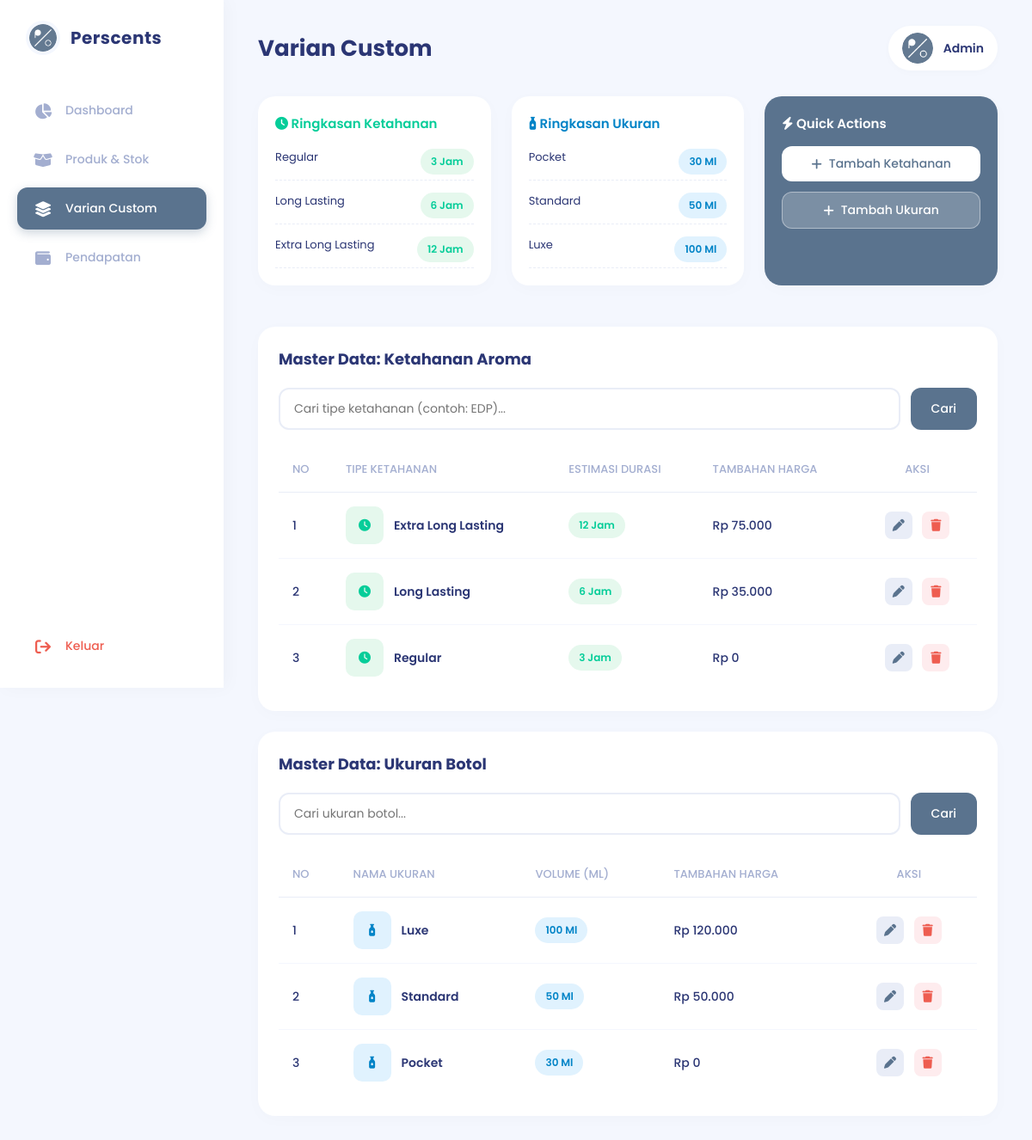
The app's page /admin/variant_management.php with its own data.
### tables this page shows
CREATE TABLE IF NOT EXISTS `mst_ketahanan` (
  `id` int(11) NOT NULL AUTO_INCREMENT,
  `nama` varchar(50) NOT NULL,
  `durasi` varchar(20) DEFAULT NULL,
  `deskripsi` varchar(255) DEFAULT NULL,
  `tambahan_harga` int(11) DEFAULT '0',
  PRIMARY KEY (`id`)
);

CREATE TABLE IF NOT EXISTS `mst_ukuran` (
  `id` int(11) NOT NULL AUTO_INCREMENT,
  `nama` varchar(50) NOT NULL,
  `ml` int(11) NOT NULL,
  `deskripsi` varchar(50) NOT NULL DEFAULT '',
  `tambahan_harga` int(11) DEFAULT '0',
  PRIMARY KEY (`id`)
);

### config/koneksi.php (called while the page is built, shortened)
<?php
$base_url = "http://localhost/perscents";
?>

### admin/variant_management.php (the view, shortened to what this page needs)
<?php
require_once '../config/koneksi.php';
$search_ketahanan = isset($_GET['cari_ketahanan']) ? mysqli_real_escape_string($conn, $_GET['cari_ketahanan']) : '';
$where_ketahanan = "WHERE 1=1";
$limit_ketahanan = 5;
$halaman_ketahanan = isset($_GET['halaman_ketahanan']) ? (int)$_GET['halaman_ketahanan'] : 1;
$offset_ketahanan = ($halaman_ketahanan - 1) * $limit_ketahanan;
$queryKetahanan = mysqli_query($conn, "SELECT * FROM mst_ketahanan $where_ketahanan ORDER BY id DESC LIMIT $limit_ketahanan OFFSET $offset_ketahanan");
$search_ukuran = isset($_GET['cari_ukuran']) ? mysqli_real_escape_string($conn, $_GET['cari_ukuran']) : '';
$where_ukuran = "WHERE 1=1";
$limit_ukuran = 5;
$halaman_ukuran = isset($_GET['halaman_ukuran']) ? (int)$_GET['halaman_ukuran'] : 1;
$offset_ukuran = ($halaman_ukuran - 1) * $limit_ukuran;
$queryUkuran = mysqli_query($conn, "SELECT * FROM mst_ukuran $where_ukuran ORDER BY id DESC LIMIT $limit_ukuran OFFSET $offset_ukuran");
$querySemuaKetahanan = mysqli_query($conn, "SELECT nama, durasi FROM mst_ketahanan ORDER BY id ASC LIMIT 5");
$querySemuaUkuran = mysqli_query($conn, "SELECT nama, ml FROM mst_ukuran ORDER BY ml ASC LIMIT 5");
?>
<!DOCTYPE html>
<html lang="id">
<head>
    <link rel="stylesheet" href="https://cdnjs.cloudflare.com/ajax/libs/font-awesome/6.4.0/css/all.min.css">
</head>
<body>
    <aside class="sidebar">
        <div class="sidebar-logo">
            <img src="<?= $base_url; ?>/assets/Logo_Perscents.png" alt="Logo">
            <h2>Perscents</h2>
        </div>
        <ul class="sidebar-menu">
            <li><a href="index.php" class="<?= (basename($_SERVER['PHP_SELF']) == 'index.php') ? 'active' : ''; ?>"><i class="fa-solid fa-chart-pie"></i> Dashboard</a></li>
            <li><a href="produk.php" class="<?= (basename($_SERVER['PHP_SELF']) == 'produk.php') ? 'active' : ''; ?>"><i class="fa-solid fa-box-open"></i> Produk & Stok</a></li>
            <li><a href="variant_management.php" class="<?= (strpos(basename($_SERVER['PHP_SELF']), 'variant') !== false || strpos(basename($_SERVER['PHP_SELF']), 'ukuran') !== false || strpos(basename($_SERVER['PHP_SELF']), 'ketahanan') !== false) ? 'active' : ''; ?>"><i class="fa-solid fa-layer-group"></i> Varian Custom</a></li>
            <li><a href="pendapatan.php" class="<?= (basename($_SERVER['PHP_SELF']) == 'pendapatan.php' || basename($_SERVER['PHP_SELF']) == 'detail_pesanan.php') ? 'active' : ''; ?>"><i class="fa-solid fa-wallet"></i> Pendapatan</a></li>
            <li style="margin-top: auto;"><a href="logout_admin.php" style="color: #EE5D50;"><i class="fa-solid fa-arrow-right-from-bracket"></i> Keluar</a></li>
        </ul>
    </aside>
    <main class="main-wrapper">
        <header class="topbar">
            <h1 class="page-title">Varian Custom</h1>
            <div class="topbar-right">
                <div class="admin-profile">
                    <img src="<?= $base_url; ?>/assets/Logo_Perscents.png" alt="Admin">
                    <span>Admin</span>
                </div>
            </div>
        </header>
        <div class="grid-3">
            <div class="card" style="padding: 20px;">
                <h3 style="color:#05CD99; font-weight:600;"><i class="fa-solid fa-clock"></i> Ringkasan Ketahanan</h3>
                <div style="display:flex; flex-direction:column; gap:8px;">
                    <?php if(mysqli_num_rows($querySemuaKetahanan) > 0) {
                        while($kat = mysqli_fetch_assoc($querySemuaKetahanan)) { ?>
                        <div style="display:flex; justify-content:space-between; font-size:13px; padding: 6px 0; border-bottom:1px dashed #E9EDF7;">
                            <span style="color:#2B3674;"><?= htmlspecialchars($kat['nama']); ?></span>
                            <span class="badge badge-success"><?= htmlspecialchars($kat['durasi']); ?></span>
                        </div>
                    <?php } } else { echo "<div class='badge badge-warning'>Belum ada data</div>"; } ?>
                </div>
            </div>
            <div class="card" style="padding: 20px;">
                <h3 style="color:#0284C7; font-weight:600;"><i class="fa-solid fa-bottle-droplet"></i> Ringkasan Ukuran</h3>
                <div style="display:flex; flex-direction:column; gap:8px;">
                    <?php if(mysqli_num_rows($querySemuaUkuran) > 0) {
                        while($uk = mysqli_fetch_assoc($querySemuaUkuran)) { ?>
                        <div style="display:flex; justify-content:space-between; font-size:13px; padding: 6px 0; border-bottom:1px dashed #E9EDF7;">
                            <span style="color:#2B3674;"><?= htmlspecialchars($uk['nama']); ?></span>
                            <span class="badge badge-blue"><?= $uk['ml']; ?> ml</span>
                        </div>
                    <?php } } else { echo "<div class='badge badge-warning'>Belum ada data</div>"; } ?>
                </div>
            </div>
            <div class="card" style="padding: 20px; background: #5A738E; color: white;">
                <h3 style="color:white; font-weight:600;"><i class="fa-solid fa-bolt"></i> Quick Actions</h3>
                <div style="display:flex; flex-direction:column; gap:12px; margin-top: 15px;">
                    <a href="tambah_ketahanan.php" class="btn-primary" style="background:white; color:#5A738E;"><i class="fa-solid fa-plus"></i> Tambah Ketahanan</a>
                    <a href="tambah_ukuran.php" class="btn-primary" style="background:rgba(255,255,255,0.2); color:white; border: 1px solid rgba(255,255,255,0.4);"><i class="fa-solid fa-plus"></i> Tambah Ukuran</a>
                </div>
            </div>
        </div>
        <section class="card">
            <h2>Master Data: Ketahanan Aroma</h2>
            <form method="GET" action="variant_management.php">
                <div class="toolbar">
                    <div style="display:flex; flex-grow: 1; gap:12px;">
                        <input type="text" name="cari_ketahanan" class="search-input" placeholder="Cari tipe ketahanan (contoh: EDP)..." value="<?= htmlspecialchars($search_ketahanan); ?>" style="flex-grow:1; width:auto;">
                        <button type="submit" class="btn-primary" style="padding: 0 24px;">Cari</button>
                    </div>
                </div>
            </form>
            <div class="table-responsive">
                <table class="data-table">
                    <thead>
                        <tr>
                            <th>No</th>
                            <th>Tipe Ketahanan</th>
                            <th>Estimasi Durasi</th>
                            <th>Tambahan Harga</th>
                            <th style="text-align: center;">Aksi</th>
                        </tr>
                    </thead>
                    <tbody>
                        <?php
                        $no_ket = $offset_ketahanan + 1;
                        if(mysqli_num_rows($queryKetahanan) > 0) {
                            while($ketahanan = mysqli_fetch_assoc($queryKetahanan)) {
                        ?>
                        <tr>
                            <td><?= $no_ket++; ?></td>
                            <td>
                                <div class="prod-info">
                                    <div class="prod-thumb" style="display:flex; align-items:center; justify-content:center; background:#E5F8ED; color:#05CD99;"><i class="fa-solid fa-clock"></i></div>
                                    <span style="font-weight: 600;"><?= htmlspecialchars($ketahanan['nama']); ?></span>
                                </div>
                            </td>
                            <td><span class="badge badge-success"><?= htmlspecialchars($ketahanan['durasi']); ?></span></td>
                            <td>Rp <?= number_format($ketahanan['tambahan_harga'], 0, ',', '.'); ?></td>
                            <td style="text-align: center;">
                                <a href="edit_ketahanan.php?id=<?= $ketahanan['id']; ?>" class="btn-icon btn-edit"><i class="fa-solid fa-pen"></i></a>
                                <a href="hapus_ketahanan.php?id=<?= $ketahanan['id']; ?>" class="btn-icon btn-hapus" onclick="return confirm('Hapus ketahanan ini?');"><i class="fa-solid fa-trash"></i></a>
                            </td>
                        </tr>
                        <?php } } else { echo "<tr><td colspan='5' style='text-align:center; padding: 30px;'>Data ketahanan tidak ditemukan</td></tr>"; } ?>
                    </tbody>
                </table>
            </div>
        </section>
        <section class="card">
            <h2>Master Data: Ukuran Botol</h2>
            <form method="GET" action="variant_management.php">
                <div class="toolbar">
                    <div style="display:flex; flex-grow: 1; gap:12px;">
                        <input type="text" name="cari_ukuran" class="search-input" placeholder="Cari ukuran botol..." value="<?= htmlspecialchars($search_ukuran); ?>" style="flex-grow:1; width:auto;">
                        <button type="submit" class="btn-primary" style="padding: 0 24px;">Cari</button>
                    </div>
                </div>
            </form>
            <div class="table-responsive">
                <table class="data-table">
                    <thead>
                        <tr>
                            <th>No</th>
                            <th>Nama Ukuran</th>
                            <th>Volume (ml)</th>
                            <th>Tambahan Harga</th>
                            <th style="text-align: center;">Aksi</th>
                        </tr>
                    </thead>
                    <tbody>
                        <?php
                        $no_ukuran = $offset_ukuran + 1;
                        if(mysqli_num_rows($queryUkuran) > 0) {
                            while($ukuran = mysqli_fetch_assoc($queryUkuran)) {
                        ?>
                        <tr>
                            <td><?= $no_ukuran++; ?></td>
                            <td>
                                <div class="prod-info">
                                    <div class="prod-thumb" style="display:flex; align-items:center; justify-content:center; background:#E0F2FE; color:#0284C7;"><i class="fa-solid fa-bottle-droplet"></i></div>
                                    <span style="font-weight: 600;"><?= htmlspecialchars($ukuran['nama']); ?></span>
                                </div>
                            </td>
                            <td><span class="badge badge-blue"><?= $ukuran['ml']; ?> ml</span></td>
                            <td>Rp <?= number_format($ukuran['tambahan_harga'], 0, ',', '.'); ?></td>
                            <td style="text-align: center;">
                                <a href="edit_ukuran.php?id=<?= $ukuran['id']; ?>" class="btn-icon btn-edit"><i class="fa-solid fa-pen"></i></a>
                                <a href="hapus_ukuran.php?id=<?= $ukuran['id']; ?>" class="btn-icon btn-hapus" onclick="return confirm('Hapus ukuran ini?');"><i class="fa-solid fa-trash"></i></a>
                            </td>
                        </tr>
                        <?php } } else { echo "<tr><td colspan='5' style='text-align:center; padding: 30px;'>Data ukuran tidak ditemukan.</td></tr>"; } ?>
                    </tbody>
                </table>
            </div>
        </section>
    </main>
</body>
</html>

### admin/variant_management.php (style rules this page uses)
* { margin: 0; padding: 0; box-sizing: border-box; font-family: 'Poppins', sans-serif; }
body { background-color: #F4F7FE; color: #2B3674; display: flex; font-size: 14px; }
.sidebar { width: 260px; background: #ffffff; height: 100vh; position: fixed; left: 0; top: 0; box-shadow: 4px 0 20px rgba(0,0,0,0.03); display: flex; flex-direction: column; padding: 24px 20px; z-index: 100; }
.sidebar-logo { display: flex; align-items: center; gap: 12px; margin-bottom: 40px; padding: 0 10px; }
.sidebar-logo img { width: 40px; height: 40px; border-radius: 50%; object-fit: cover; background: #F4F7FE; padding: 4px; }
.sidebar-logo h2 { font-size: 20px; font-weight: 700; color: #2B3674; letter-spacing: 0.5px; }
.sidebar-menu { list-style: none; display: flex; flex-direction: column; gap: 8px; flex-grow: 1; }
.sidebar-menu a { display: flex; align-items: center; gap: 14px; padding: 14px 18px; color: #A3AED0; text-decoration: none; font-weight: 500; border-radius: 12px; transition: all 0.3s ease; }
.sidebar-menu a i { font-size: 18px; width: 24px; text-align: center; }
.sidebar-menu a.active { background: #5A738E; color: #ffffff; box-shadow: 0 4px 12px rgba(90, 115, 142, 0.3); }
.main-wrapper { margin-left: 260px; width: calc(100% - 260px); min-height: 100vh; padding: 30px 40px; display: flex; flex-direction: column; }
.topbar { display: flex; justify-content: space-between; align-items: center; margin-bottom: 30px; }
.topbar .page-title { font-size: 26px; font-weight: 700; color: #2B3674; }
.topbar-right { display: flex; align-items: center; gap: 20px; }
.admin-profile { display: flex; align-items: center; gap: 12px; background: #ffffff; padding: 8px 16px; border-radius: 30px; box-shadow: 0 2px 10px rgba(0,0,0,0.02); }
.admin-profile img { width: 36px; height: 36px; border-radius: 50%; object-fit: cover; }
.admin-profile span { font-weight: 600; font-size: 14px; color: #2B3674; }
.card { background: #ffffff; border-radius: 20px; padding: 24px; box-shadow: 0 4px 20px rgba(0,0,0,0.02); margin-bottom: 24px; border: none; transition: transform 0.2s ease; }
.card h3 { font-size: 15px; color: #A3AED0; font-weight: 500; margin-bottom: 12px; }
.card h2 { font-size: 18px; color: #2B3674; font-weight: 700; margin-bottom: 20px; }
.grid-3 { display: grid; grid-template-columns: repeat(3, 1fr); gap: 24px; margin-bottom: 24px; }
.table-responsive { width: 100%; overflow-x: auto; }
.data-table { width: 100%; border-collapse: separate; border-spacing: 0; }
.data-table th { color: #A3AED0; font-weight: 500; font-size: 13px; text-transform: uppercase; padding: 16px; border-bottom: 1px solid #E9EDF7; text-align: left; }
.data-table td { padding: 16px; font-size: 14px; color: #2B3674; font-weight: 500; border-bottom: 1px solid #F4F7FE; vertical-align: middle; }
.data-table tr:last-child td { border-bottom: none; }
.badge { padding: 6px 12px; border-radius: 30px; font-size: 12px; font-weight: 600; display: inline-flex; align-items: center; justify-content: center; text-transform: capitalize; }
.badge-success { background: #E5F8ED; color: #05CD99; }
.badge-blue { background: #E0F2FE; color: #0284C7; }
.btn-primary { background: #5A738E; color: white; padding: 10px 20px; border-radius: 12px; font-weight: 500; text-decoration: none; display: inline-flex; align-items: center; justify-content: center; gap: 8px; font-size: 14px; transition: 0.3s; border: none; cursor: pointer; }
.btn-icon { width: 32px; height: 32px; border-radius: 8px; display: inline-flex; align-items: center; justify-content: center; font-size: 14px; transition: 0.2s; text-decoration: none; margin: 0 4px; border: none; cursor: pointer; }
.btn-edit { background: #E9EDF7; color: #5A738E; }
.btn-hapus { background: #FEECEE; color: #EE5D50; }
.search-input, .select-filter, .form-control { padding: 12px 16px; border: 2px solid #E9EDF7; border-radius: 12px; font-size: 14px; color: #2B3674; outline: none; transition: 0.3s; background: white; width: 100%; }
.toolbar { display: flex; gap: 12px; margin-bottom: 20px; flex-wrap: wrap; }
.prod-info { display: flex; align-items: center; gap: 12px; }
.prod-thumb { width: 44px; height: 44px; border-radius: 10px; object-fit: cover; background: #F4F7FE; padding: 2px; }

### records on screen
mst_ketahanan: nama "Regular", durasi "3 Jam", tambahan_harga "0"
mst_ketahanan: nama "Long Lasting", durasi "6 Jam", tambahan_harga "35.000"
mst_ketahanan: nama "Extra Long Lasting", durasi "12 Jam", tambahan_harga "75.000"
mst_ukuran: nama "Pocket", ml "30", tambahan_harga "0"
mst_ukuran: nama "Standard", ml "50", tambahan_harga "50.000"
mst_ukuran: nama "Luxe", ml "100", tambahan_harga "120.000"
